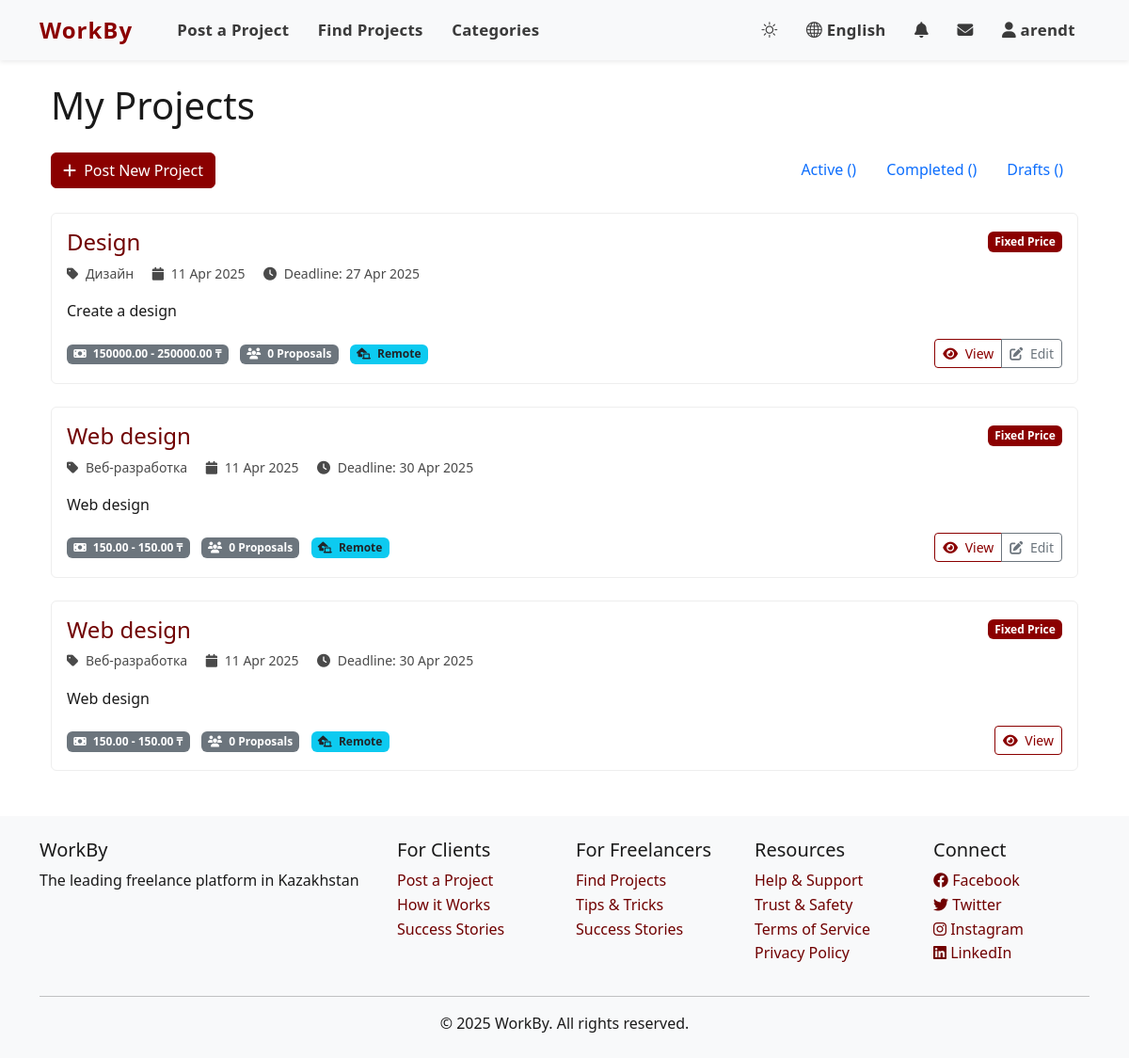
The app's page /my-projects/ (signed in) with its own data.
### accounts/models.py (models this page shows, shortened)
class User(AbstractUser):
    USER_TYPE_CHOICES = (
        ('client', _('Client')),
        ('freelancer', _('Freelancer')),
    )
    LANGUAGE_CHOICES = (
        ('en', _('English')),
        ('ru', _('Russian')),
        ('kk', _('Kazakh')),
    )
    user_type = models.CharField(_('User Type'), max_length=10, choices=USER_TYPE_CHOICES, default='client')
    bio = models.TextField(_('Biography'), blank=True)
    avatar = models.ImageField(_('Avatar'), upload_to='avatars/', blank=True, null=True)
    phone_number = models.CharField(_('Phone Number'), max_length=15, blank=True)
    preferred_language = models.CharField(_('Preferred Language'), max_length=2, choices=LANGUAGE_CHOICES, default='en')
    dark_mode = models.BooleanField(_('Dark Mode'), default=False)
    skills = models.TextField(_('Skills'), blank=True)
    hourly_rate = models.DecimalField(_('Hourly Rate'), max_digits=10, decimal_places=2, null=True, blank=True)
    company_name = models.CharField(_('Company Name'), max_length=100, blank=True)

### jobs/models.py (models this page shows, shortened)
class Project(models.Model):
    STATUS_CHOICES = (
        ('draft', _('Draft')),
        ('open', _('Open')),
        ('in_progress', _('In Progress')),
        ('completed', _('Completed')),
        ('cancelled', _('Cancelled')),
    )
    BUDGET_TYPE_CHOICES = (
        ('fixed', _('Fixed Price')),
        ('hourly', _('Hourly Rate')),
    )
    title = models.CharField(_('Title'), max_length=200)
    description = models.TextField(_('Description'))
    client = models.ForeignKey(
        settings.AUTH_USER_MODEL,
        on_delete=models.CASCADE,
        related_name='client_projects'
    )
    category = models.ForeignKey(
        Category,
        on_delete=models.CASCADE,
        related_name='projects'
    )
    tags = models.ManyToManyField(
        Tag,
        blank=True,
        related_name='projects'
    )
    budget_type = models.CharField(
        _('Budget Type'),
        max_length=10,
        choices=BUDGET_TYPE_CHOICES
    )
    budget_min = models.DecimalField(
        _('Minimum Budget'),
        max_digits=10,
        decimal_places=2
    )
    budget_max = models.DecimalField(
        _('Maximum Budget'),
        max_digits=10,
        decimal_places=2
    )
    deadline = models.DateTimeField(_('Deadline'), null=True, blank=True)
    status = models.CharField(
        _('Status'),
        max_length=20,
        choices=STATUS_CHOICES,
        default='draft'
    )
    created_at = models.DateTimeField(_('Created At'), auto_now_add=True)
    updated_at = models.DateTimeField(_('Updated At'), auto_now=True)
    location_required = models.CharField(_('Location Required'), max_length=100, blank=True)
    is_remote = models.BooleanField(_('Remote Job'), default=True)
    experience_required = models.CharField(_('Experience Required'), max_length=100, blank=True)
    is_private = models.BooleanField(_('Private Project'), default=False, help_text=_('Private projects are only visible to invited freelancers'))
    class Meta:
        verbose_name = _('Project')
        verbose_name_plural = _('Projects')
        ordering = ['-created_at']

class Category(models.Model):
    name = models.CharField(_('Name'), max_length=100)
    slug = models.SlugField(_('Slug'), max_length=100, unique=True)
    description = models.TextField(_('Description'), blank=True)
    class Meta:
        verbose_name = _('Category')
        verbose_name_plural = _('Categories')
        ordering = ['name']

### jobs/views.py (the view)
# urls.py: path('my-projects/', views.my_projects_view, name='my_projects'),
@login_required
def my_projects_view(request):
    if request.user.user_type == 'client':
        projects = Project.objects.filter(client=request.user)
    else:
        accepted_proposals = Proposal.objects.filter(
            freelancer=request.user,
            status='accepted'
        ).values_list('project_id', flat=True)
        projects = Project.objects.filter(id__in=accepted_proposals)
    status = request.GET.get('status')
    if status:
        projects = projects.filter(status=status)
    context = {
        'projects': projects,
    }
    return render(request, 'jobs/my_projects.html', context)

### templates/jobs/my_projects.html (shortened to what this page needs)
{% extends 'base.html' %}
{% load i18n %}
{% load static %}
{% block content %}
<div class="container">
    <h1 class="mb-4">{% trans "My Projects" %}</h1>
    <div class="d-flex justify-content-between align-items-center mb-4">
        <a href="{% url 'jobs:project_create' %}" class="btn btn-primary">
            <i class="fas fa-plus me-1"></i> {% trans "Post New Project" %}
        </a>
        <div class="nav nav-pills">
            <a class="nav-link {% if active_tab == 'active' %}active{% endif %}" href="?tab=active">
                {% trans "Active" %} ({{ active_count }})
            </a>
            <a class="nav-link {% if active_tab == 'completed' %}active{% endif %}" href="?tab=completed">
                {% trans "Completed" %} ({{ completed_count }})
            </a>
            <a class="nav-link {% if active_tab == 'drafts' %}active{% endif %}" href="?tab=drafts">
                {% trans "Drafts" %} ({{ drafts_count }})
            </a>
        </div>
    </div>
    {% if projects %}
        <div class="project-list">
            {% for project in projects %}
                <div class="card mb-4">
                    <div class="card-body">
                        <div class="d-flex justify-content-between align-items-start mb-3">
                            <div>
                                <h4 class="card-title">
                                    <a href="{% url 'jobs:project_detail' project.pk %}" class="text-decoration-none">
                                        {{ project.title }}
                                    </a>
                                </h4>
                                <div class="text-muted small">
                                    <span class="me-3">
                                        <i class="fas fa-tag me-1"></i> {{ project.category.name }}
                                    </span>
                                    <span class="me-3">
                                        <i class="fas fa-calendar me-1"></i> {{ project.created_at|date:"d M Y" }}
                                    </span>
                                    {% if project.deadline %}
                                        <span class="me-3">
                                            <i class="fas fa-clock me-1"></i>
                                            {% trans "Deadline" %}: {{ project.deadline|date:"d M Y" }}
                                        </span>
                                    {% endif %}
                                </div>
                            </div>
                            <div>
                                <span class="badge bg-{{ project.status|slugify }}">
                                </span>
                                <span class="badge bg-primary ms-1">
                                    {{ project.get_budget_type_display }}
                                </span>
                            </div>
                        </div>
                        <p class="mb-3">{{ project.description|truncatewords:40 }}</p>
                        <div class="d-flex justify-content-between align-items-center">
                            <div>
                                <span class="badge bg-secondary me-2">
                                    <i class="fas fa-money-bill me-1"></i> {{ project.budget_min }} - {{ project.budget_max }} ₸
                                </span>
                                <span class="badge bg-secondary me-2">
                                    <i class="fas fa-users me-1"></i> {{ project.proposals.count }} {% trans "Proposals" %}
                                </span>
                                {% if project.is_remote %}
                                    <span class="badge bg-info text-dark">
                                        <i class="fas fa-laptop-house me-1"></i> {% trans "Remote" %}
                                    </span>
                                {% endif %}
                            </div>
                            <div class="btn-group">
                                <a href="{% url 'jobs:project_detail' project.pk %}" class="btn btn-sm btn-outline-primary">
                                    <i class="fas fa-eye me-1"></i> {% trans "View" %}
                                </a>
                                {% if project.status == 'draft' or project.status == 'open' %}
                                    <a href="{% url 'jobs:project_edit' project.pk %}" class="btn btn-sm btn-outline-secondary">
                                        <i class="fas fa-edit me-1"></i> {% trans "Edit" %}
                                    </a>
                                {% endif %}
                            </div>
                        </div>
                    </div>
                </div>
            {% endfor %}
        </div>
    {% endif %}
</div>
{% endblock %}

### templates/base.html (shortened to what this page needs)
{% load i18n %}
{% load static %}
<!DOCTYPE html>
<html lang="{{ LANGUAGE_CODE }}">
<head>
    <link href="https://cdn.jsdelivr.net/npm/bootstrap@5.2.3/dist/css/bootstrap.min.css" rel="stylesheet">
    <link rel="stylesheet" href="https://cdn.jsdelivr.net/npm/bootstrap-icons@1.10.0/font/bootstrap-icons.css">
    <link rel="stylesheet" href="https://cdnjs.cloudflare.com/ajax/libs/font-awesome/6.2.1/css/all.min.css">
    <link rel="stylesheet" href="{% static 'css/style.css' %}?v={% now 'U' %}">
    <link rel="stylesheet" href="{% static 'css/dark-theme.css' %}?v={% now 'U' %}">
</head>
<body>
    <header>
        <nav class="navbar navbar-expand-lg navbar-light bg-light">
            <div class="container">
                <a class="navbar-brand" href="{% url 'jobs:home' %}">
                    <span class="logo-text">WorkBy</span>
                </a>
                <div class="collapse navbar-collapse" id="navbarNav">
                    <ul class="navbar-nav me-auto">
                        <li class="nav-item">
                            <a class="nav-link" href="{% url 'jobs:project_create' %}">{% trans "Post a Project" %}</a>
                        </li>
                        <li class="nav-item">
                            <a class="nav-link" href="{% url 'jobs:project_list' %}">{% trans "Find Projects" %}</a>
                        </li>
                        <li class="nav-item">
                            <a class="nav-link" href="{% url 'jobs:category_list' %}">{% trans "Categories" %}</a>
                        </li>
                    </ul>
                    <ul class="navbar-nav ms-auto">
                        <li class="nav-item">
                            <button id="theme-toggle" class="btn nav-link">
                                <i id="theme-icon" class="bi bi-sun"></i>
                            </button>
                        </li>
                        <li class="nav-item dropdown">
                            <a class="nav-link dropdown-toggle" href="#" id="languageDropdown" role="button" data-bs-toggle="dropdown" aria-expanded="false">
                                {% get_language_info for LANGUAGE_CODE as current_lang %}
                                <i class="bi bi-globe"></i> {{ current_lang.name_local }}
                            </a>
                                {% get_available_languages as languages %}
                        </li>
                        {% if user.is_authenticated %}
                            <li class="nav-item">
                                <a class="nav-link" href="{% url 'chat:notifications' %}">
                                    <i class="fas fa-bell"></i>
                                </a>
                            </li>
                            <li class="nav-item">
                                <a class="nav-link" href="{% url 'chat:inbox' %}">
                                    <i class="fas fa-envelope"></i>
                                </a>
                            </li>
                            <li class="nav-item dropdown">
                                <a class="nav-link dropdown-toggle" href="#" id="userDropdown" role="button" data-bs-toggle="dropdown" aria-expanded="false">
                                    {% if user.avatar %}
                                        <img src="{{ user.avatar.url }}" alt="{{ user.username }}" class="rounded-circle" width="30" height="30">
                                    {% else %}
                                        <i class="fas fa-user"></i>
                                    {% endif %}
                                    {{ user.username }}
                                </a>
                            </li>
                        {% endif %}
                    </ul>
                </div>
            </div>
        </nav>
    </header>
    <main class="container py-4">
        {% block content %}{% endblock %}
    </main>
    <footer class="bg-light py-4 mt-auto">
        <div class="container">
            <div class="row">
                <div class="col-md-4">
                    <h5>WorkBy</h5>
                    <p>{% trans "The leading freelance platform in Kazakhstan" %}</p>
                </div>
                <div class="col-md-2">
                    <h5>{% trans "For Clients" %}</h5>
                    <ul class="list-unstyled">
                        <li><a href="{% url 'jobs:project_create' %}">{% trans "Post a Project" %}</a></li>
                        <li><a href="#">{% trans "How it Works" %}</a></li>
                        <li><a href="#">{% trans "Success Stories" %}</a></li>
                    </ul>
                </div>
                <div class="col-md-2">
                    <h5>{% trans "For Freelancers" %}</h5>
                    <ul class="list-unstyled">
                        <li><a href="{% url 'jobs:project_list' %}">{% trans "Find Projects" %}</a></li>
                        <li><a href="#">{% trans "Tips & Tricks" %}</a></li>
                        <li><a href="#">{% trans "Success Stories" %}</a></li>
                    </ul>
                </div>
                <div class="col-md-2">
                    <h5>{% trans "Resources" %}</h5>
                    <ul class="list-unstyled">
                        <li><a href="#">{% trans "Help & Support" %}</a></li>
                        <li><a href="#">{% trans "Trust & Safety" %}</a></li>
                        <li><a href="#">{% trans "Terms of Service" %}</a></li>
                        <li><a href="#">{% trans "Privacy Policy" %}</a></li>
                    </ul>
                </div>
                <div class="col-md-2">
                    <h5>{% trans "Connect" %}</h5>
                    <ul class="list-unstyled">
                        <li><a href="#"><i class="fab fa-facebook"></i> Facebook</a></li>
                        <li><a href="#"><i class="fab fa-twitter"></i> Twitter</a></li>
                        <li><a href="#"><i class="fab fa-instagram"></i> Instagram</a></li>
                        <li><a href="#"><i class="fab fa-linkedin"></i> LinkedIn</a></li>
                    </ul>
                </div>
            </div>
            <hr>
            <div class="row">
                <div class="col text-center">
                    <p class="mb-0">© 2025 WorkBy. {% trans "All rights reserved." %}</p>
                </div>
            </div>
        </div>
    </footer>
</body>
</html>

### records on screen
User: username "arendt"
Project: title "Design", category.name "Дизайн", created_at "11 Apr 2025", deadline "27 Apr 2025", budget_type "Fixed Price", description "Create a design", budget_min "150000.00", budget_max "250000.00", proposals.count "0"
Project: title "Web design", category.name "Веб-разработка", created_at "11 Apr 2025", deadline "30 Apr 2025", budget_type "Fixed Price", description "Web design", budget_min "150.00", budget_max "150.00", proposals.count "0"
Project: title "Web design", category.name "Веб-разработка", created_at "11 Apr 2025", deadline "30 Apr 2025", budget_type "Fixed Price", description "Web design", budget_min "150.00", budget_max "150.00", proposals.count "0"

### other values on screen
{{ current_lang.name_local }} "English"
